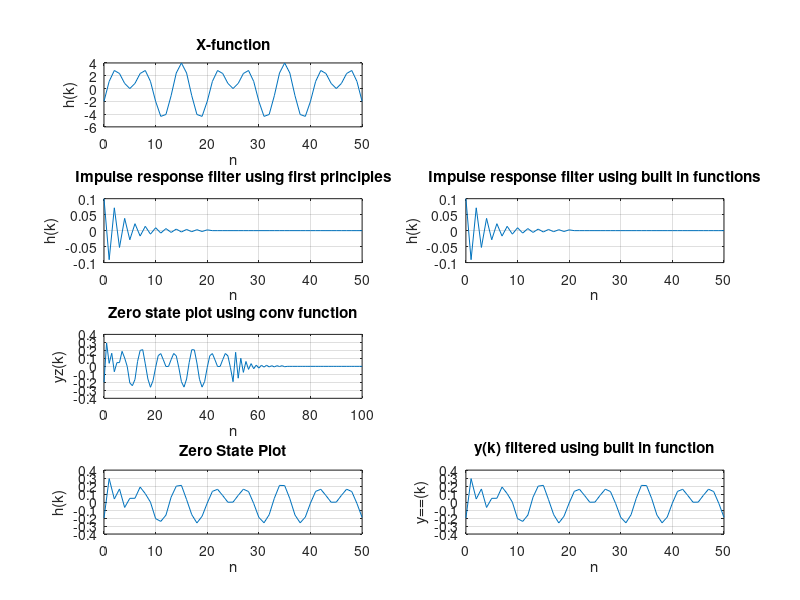

The MATLAB source for this figure:
clc;    % Clear the command window.
close all;  % Close all figures (except those of imtool.)
clear;  % Erase all existing variables. Or clearvars if you want.

N = 50;
nT = 0:N;
iMax = 20;

for k = 0:N
    % Impulse response.
    x(k+1) = sin(0.1 *pi*k) - 2*cos(0.2 *pi*k) + 3*sin(0.3 *pi*k);

    if k <= iMax
        h(k+1) = ((-1).^k/(10 + k.^2));
    else
        h(k+1) = 0;
    end
end

% Summative function using filter.
for k = 0:N
    ys = 0;
    for i = 0:k
        ys = ys +h(k+1 - i) * x(i+1);
    end
    yz(k+1) = ys;
end

for k = 0:N
    if k <= 100
        x2(k+1)= sin(0.1*pi*k) - 2*cos(0.2*pi*k) + 3*sin(0.3*pi*k);
    else
        x2(k+1)=0;
    end
end

% Filter using built in function.
i = 0:20;
b = (-1).^i./(10+i.^2);
a = [1];
delta = [1, zeros(1,N)];
HF = filter(b, a, delta);

% Conv using built in function.
nT2 = 0:100;
yConv = conv(x2, h)

figure

subplot(4, 2, 1);
plot(nT,x);
grid on;
title('X-function')
xlabel('n')
ylabel('h(k)')

subplot(4, 2, 3);
plot(nT,h);
grid on;
title('Impulse response filter using first principles')
xlabel('n')
ylabel('h(k)')

subplot(4, 2, 4);
plot(nT,HF);
grid on;
title('Impulse response filter using built in functions')
xlabel('n')
ylabel('h(k)')

subplot(4, 2, 5);
plot(nT2,yConv);
grid on;
title('Zero state plot using conv function')
xlabel('n')
ylabel('yz(k)')

subplot(4, 2, 7);
plot(nT,yz);
grid on;
title('Zero State Plot')
xlabel('n')
ylabel('h(k)')

subplot(4, 2, 8);
plot(nT, filter(HF, a, x));
grid on;
title('y(k) filtered using built in function')
xlabel('n')
ylabel('y==(k)')


